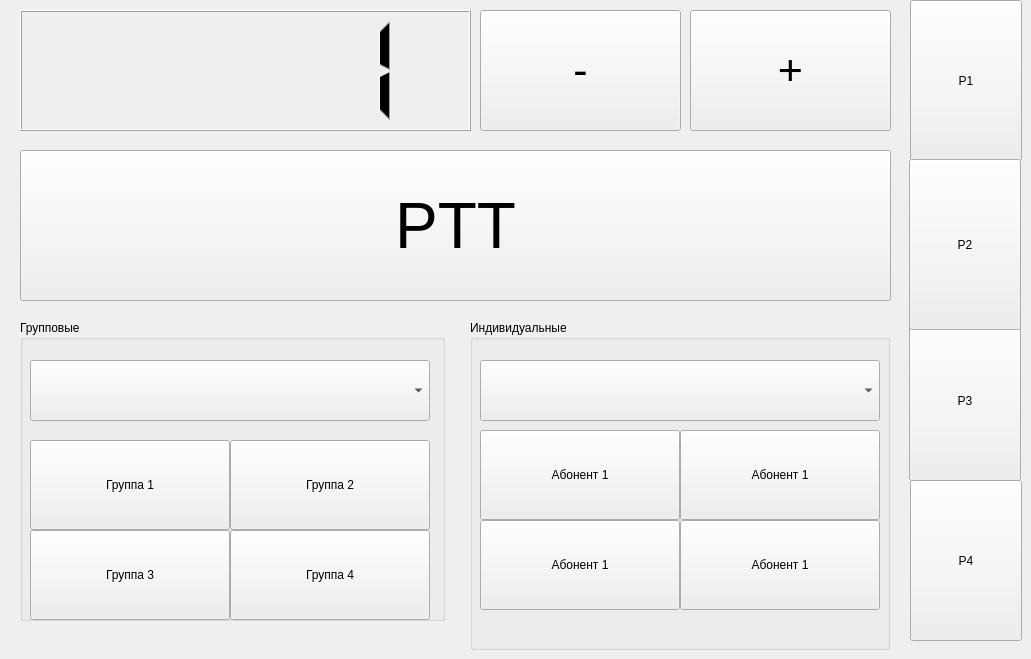
    <widget class="QWidget" name="tab_2">
     <attribute name="title">
      <string>Радио2</string>
     </attribute>
     <widget class="QLCDNumber" name="lcdNumber_7">
      <property name="geometry">
       <rect>
        <x>20</x>
        <y>10</y>
        <width>451</width>
        <height>121</height>
       </rect>
      </property>
      <property name="font">
       <font>
        <pointsize>11</pointsize>
        <italic>false</italic>
        <bold>false</bold>
       </font>
      </property>
      <property name="segmentStyle">
       <enum>QLCDNumber::SegmentStyle::Filled</enum>
      </property>
      <property name="intValue" stdset="0">
       <number>1</number>
      </property>
     </widget>
     <widget class="QPushButton" name="pushButton_121">
      <property name="geometry">
       <rect>
        <x>480</x>
        <y>10</y>
        <width>201</width>
        <height>121</height>
       </rect>
      </property>
      <property name="font">
       <font>
        <pointsize>32</pointsize>
       </font>
      </property>
      <property name="text">
       <string>-</string>
      </property>
     </widget>
     <widget class="QPushButton" name="pushButton_122">
      <property name="geometry">
       <rect>
        <x>690</x>
        <y>10</y>
        <width>201</width>
        <height>121</height>
       </rect>
      </property>
      <property name="font">
       <font>
        <pointsize>32</pointsize>
       </font>
      </property>
      <property name="text">
       <string>+</string>
      </property>
     </widget>
     <widget class="QPushButton" name="pushButton_123">
      <property name="geometry">
       <rect>
        <x>20</x>
        <y>150</y>
        <width>871</width>
        <height>151</height>
       </rect>
      </property>
      <property name="font">
       <font>
        <pointsize>48</pointsize>
       </font>
      </property>
      <property name="text">
       <string>PTT</string>
      </property>
     </widget>
     <widget class="QGroupBox" name="groupBox_21">
      <property name="geometry">
       <rect>
        <x>20</x>
        <y>320</y>
        <width>425</width>
        <height>301</height>
       </rect>
      </property>
      <property name="title">
       <string>Групповые </string>
      </property>
      <widget class="QComboBox" name="comboBox_21">
       <property name="geometry">
        <rect>
         <x>10</x>
         <y>40</y>
         <width>400</width>
         <height>61</height>
        </rect>
       </property>
      </widget>
      <widget class="QPushButton" name="pushButton_157">
       <property name="geometry">
        <rect>
         <x>10</x>
         <y>120</y>
         <width>200</width>
         <height>90</height>
        </rect>
       </property>
       <property name="text">
        <string>Группа 1</string>
       </property>
      </widget>
      <widget class="QPushButton" name="pushButton_158">
       <property name="geometry">
        <rect>
         <x>210</x>
         <y>120</y>
         <width>200</width>
         <height>90</height>
        </rect>
       </property>
       <property name="text">
        <string>Группа 2</string>
       </property>
      </widget>
      <widget class="QPushButton" name="pushButton_159">
       <property name="geometry">
        <rect>
         <x>10</x>
         <y>210</y>
         <width>200</width>
         <height>90</height>
        </rect>
       </property>
       <property name="text">
        <string>Группа 3</string>
       </property>
      </widget>
      <widget class="QPushButton" name="pushButton_160">
       <property name="geometry">
        <rect>
         <x>210</x>
         <y>210</y>
         <width>200</width>
         <height>90</height>
        </rect>
       </property>
       <property name="text">
        <string>Группа 4</string>
       </property>
      </widget>
     </widget>
     <widget class="QGroupBox" name="groupBox_22">
      <property name="geometry">
       <rect>
        <x>470</x>
        <y>320</y>
        <width>420</width>
        <height>330</height>
       </rect>
      </property>
      <property name="title">
       <string>Индивидуальные</string>
      </property>
      <widget class="QComboBox" name="comboBox_22">
       <property name="geometry">
        <rect>
         <x>10</x>
         <y>40</y>
         <width>400</width>
         <height>61</height>
        </rect>
       </property>
      </widget>
      <widget class="QPushButton" name="pushButton_161">
       <property name="geometry">
        <rect>
         <x>10</x>
         <y>110</y>
         <width>200</width>
         <height>90</height>
        </rect>
       </property>
       <property name="text">
        <string>Абонент 1</string>
       </property>
      </widget>
      <widget class="QPushButton" name="pushButton_162">
       <property name="geometry">
        <rect>
         <x>210</x>
         <y>110</y>
         <width>200</width>
         <height>90</height>
        </rect>
       </property>
       <property name="text">
        <string>Абонент 1</string>
       </property>
      </widget>
      <widget class="QPushButton" name="pushButton_163">
       <property name="geometry">
        <rect>
         <x>210</x>
         <y>200</y>
         <width>200</width>
         <height>90</height>
        </rect>
       </property>
       <property name="text">
        <string>Абонент 1</string>
       </property>
      </widget>
      <widget class="QPushButton" name="pushButton_164">
       <property name="geometry">
        <rect>
         <x>10</x>
         <y>200</y>
         <width>200</width>
         <height>90</height>
        </rect>
       </property>
       <property name="text">
        <string>Абонент 1</string>
       </property>
      </widget>
     </widget>
     <widget class="QPushButton" name="pushButton_165">
      <property name="geometry">
       <rect>
        <x>909</x>
        <y>320</y>
        <width>112</width>
        <height>161</height>
       </rect>
      </property>
      <property name="text">
       <string>P3</string>
      </property>
     </widget>
     <widget class="QPushButton" name="pushButton_166">
      <property name="geometry">
       <rect>
        <x>910</x>
        <y>0</y>
        <width>112</width>
        <height>161</height>
       </rect>
      </property>
      <property name="text">
       <string>P1</string>
      </property>
     </widget>
     <widget class="QPushButton" name="pushButton_167">
      <property name="geometry">
       <rect>
        <x>909</x>
        <y>159</y>
        <width>112</width>
        <height>171</height>
       </rect>
      </property>
      <property name="text">
       <string>P2</string>
      </property>
     </widget>
     <widget class="QPushButton" name="pushButton_168">
      <property name="geometry">
       <rect>
        <x>910</x>
        <y>480</y>
        <width>112</width>
        <height>161</height>
       </rect>
      </property>
      <property name="text">
       <string>P4</string>
      </property>
     </widget>
    </widget>
